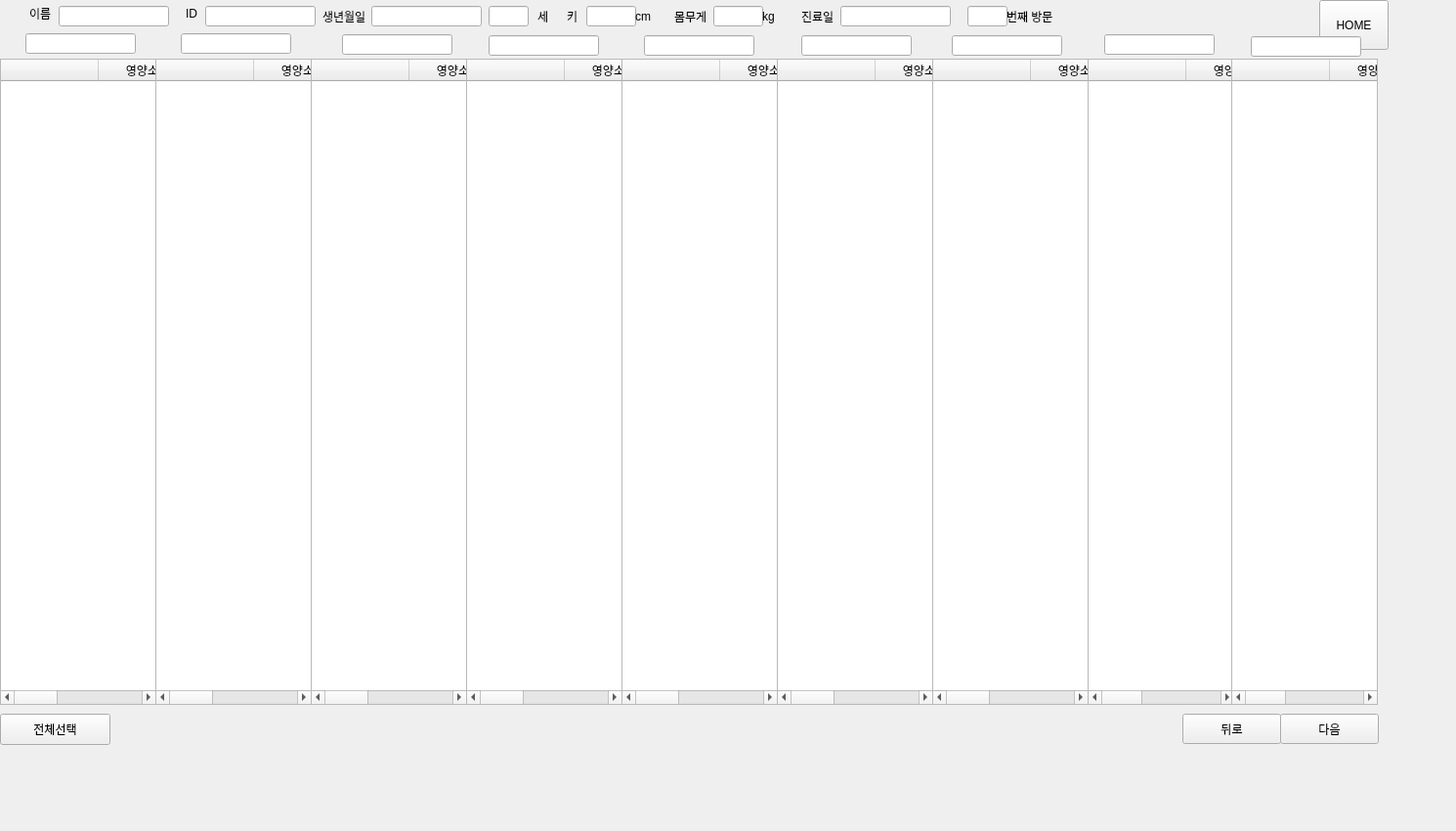
      <widget class="QWidget" name="page_4">
       <widget class="QWidget" name="widget_55" native="true">
        <property name="geometry">
         <rect>
          <x>-10</x>
          <y>0</y>
          <width>1481</width>
          <height>841</height>
         </rect>
        </property>
        <widget class="QTableWidget" name="tableWidget_nutrients1_4">
         <property name="geometry">
          <rect>
           <x>10</x>
           <y>60</y>
           <width>160</width>
           <height>661</height>
          </rect>
         </property>
         <property name="sizePolicy">
          <sizepolicy hsizetype="Expanding" vsizetype="Expanding">
           <horstretch>0</horstretch>
           <verstretch>0</verstretch>
          </sizepolicy>
         </property>
         <property name="sizeAdjustPolicy">
          <enum>QAbstractScrollArea::AdjustToContents</enum>
         </property>
         <column>
          <property name="text">
           <string/>
          </property>
         </column>
         <column>
          <property name="text">
           <string>영양소명</string>
          </property>
         </column>
         <column>
          <property name="text">
           <string>분류</string>
          </property>
         </column>
        </widget>
        <widget class="QWidget" name="widget_34" native="true">
         <property name="geometry">
          <rect>
           <x>10</x>
           <y>-4</y>
           <width>1191</width>
           <height>41</height>
          </rect>
         </property>
         <widget class="QLineEdit" name="lineEdit_name_4">
          <property name="geometry">
           <rect>
            <x>60</x>
            <y>10</y>
            <width>113</width>
            <height>21</height>
           </rect>
          </property>
          <property name="readOnly">
           <bool>true</bool>
          </property>
         </widget>
         <widget class="QLabel" name="label_29">
          <property name="geometry">
           <rect>
            <x>30</x>
            <y>10</y>
            <width>60</width>
            <height>16</height>
           </rect>
          </property>
          <property name="text">
           <string>이름</string>
          </property>
         </widget>
         <widget class="QLabel" name="label_76">
          <property name="geometry">
           <rect>
            <x>190</x>
            <y>10</y>
            <width>60</width>
            <height>16</height>
           </rect>
          </property>
          <property name="text">
           <string>ID</string>
          </property>
         </widget>
         <widget class="QLineEdit" name="lineEdit_ID_4">
          <property name="geometry">
           <rect>
            <x>210</x>
            <y>10</y>
            <width>113</width>
            <height>21</height>
           </rect>
          </property>
          <property name="readOnly">
           <bool>true</bool>
          </property>
         </widget>
         <widget class="QLabel" name="label_107">
          <property name="geometry">
           <rect>
            <x>330</x>
            <y>10</y>
            <width>60</width>
            <height>21</height>
           </rect>
          </property>
          <property name="text">
           <string>생년월일 </string>
          </property>
         </widget>
         <widget class="QLineEdit" name="lineEdit_age_4">
          <property name="geometry">
           <rect>
            <x>500</x>
            <y>10</y>
            <width>41</width>
            <height>21</height>
           </rect>
          </property>
          <property name="readOnly">
           <bool>true</bool>
          </property>
         </widget>
         <widget class="QLineEdit" name="lineEdit_weight_4">
          <property name="geometry">
           <rect>
            <x>730</x>
            <y>10</y>
            <width>51</width>
            <height>21</height>
           </rect>
          </property>
          <property name="readOnly">
           <bool>true</bool>
          </property>
         </widget>
         <widget class="QLabel" name="label_108">
          <property name="geometry">
           <rect>
            <x>820</x>
            <y>10</y>
            <width>60</width>
            <height>21</height>
           </rect>
          </property>
          <property name="text">
           <string>진료일</string>
          </property>
         </widget>
         <widget class="QLabel" name="label_109">
          <property name="geometry">
           <rect>
            <x>1030</x>
            <y>10</y>
            <width>60</width>
            <height>21</height>
           </rect>
          </property>
          <property name="text">
           <string>번째 방문</string>
          </property>
         </widget>
         <widget class="QLabel" name="label_110">
          <property name="geometry">
           <rect>
            <x>550</x>
            <y>10</y>
            <width>60</width>
            <height>21</height>
           </rect>
          </property>
          <property name="text">
           <string>세</string>
          </property>
         </widget>
         <widget class="QLabel" name="label_111">
          <property name="geometry">
           <rect>
            <x>690</x>
            <y>10</y>
            <width>60</width>
            <height>21</height>
           </rect>
          </property>
          <property name="text">
           <string>몸무게</string>
          </property>
         </widget>
         <widget class="QLabel" name="label_119">
          <property name="geometry">
           <rect>
            <x>580</x>
            <y>10</y>
            <width>60</width>
            <height>21</height>
           </rect>
          </property>
          <property name="text">
           <string>키</string>
          </property>
         </widget>
         <widget class="QLineEdit" name="lineEdit_height_4">
          <property name="geometry">
           <rect>
            <x>600</x>
            <y>10</y>
            <width>51</width>
            <height>21</height>
           </rect>
          </property>
          <property name="readOnly">
           <bool>true</bool>
          </property>
         </widget>
         <widget class="QLineEdit" name="lineEdit_nthVisit_4">
          <property name="geometry">
           <rect>
            <x>990</x>
            <y>10</y>
            <width>41</width>
            <height>21</height>
           </rect>
          </property>
          <property name="readOnly">
           <bool>true</bool>
          </property>
         </widget>
         <widget class="QLineEdit" name="lineEdit_birthdate_4">
          <property name="geometry">
           <rect>
            <x>380</x>
            <y>10</y>
            <width>113</width>
            <height>21</height>
           </rect>
          </property>
          <property name="readOnly">
           <bool>true</bool>
          </property>
         </widget>
         <widget class="QLineEdit" name="lineEdit_lastOfficeVisit_4">
          <property name="geometry">
           <rect>
            <x>860</x>
            <y>10</y>
            <width>113</width>
            <height>21</height>
           </rect>
          </property>
          <property name="readOnly">
           <bool>true</bool>
          </property>
         </widget>
         <widget class="QLabel" name="label_120">
          <property name="geometry">
           <rect>
            <x>650</x>
            <y>10</y>
            <width>60</width>
            <height>21</height>
           </rect>
          </property>
          <property name="text">
           <string>cm</string>
          </property>
         </widget>
         <widget class="QLabel" name="label_121">
          <property name="geometry">
           <rect>
            <x>780</x>
            <y>10</y>
            <width>60</width>
            <height>21</height>
           </rect>
          </property>
          <property name="text">
           <string>kg</string>
          </property>
         </widget>
        </widget>
        <widget class="QPushButton" name="btn_home_4">
         <property name="geometry">
          <rect>
           <x>1360</x>
           <y>0</y>
           <width>71</width>
           <height>51</height>
          </rect>
         </property>
         <property name="text">
          <string>HOME</string>
         </property>
        </widget>
        <widget class="QPushButton" name="btn_check_all_4">
         <property name="geometry">
          <rect>
           <x>10</x>
           <y>730</y>
           <width>113</width>
           <height>32</height>
          </rect>
         </property>
         <property name="text">
          <string>전체선택</string>
         </property>
        </widget>
        <widget class="QWidget" name="widget_66" native="true">
         <property name="geometry">
          <rect>
           <x>1120</x>
           <y>710</y>
           <width>311</width>
           <height>71</height>
          </rect>
         </property>
         <widget class="QPushButton" name="btn_back_4">
          <property name="geometry">
           <rect>
            <x>100</x>
            <y>20</y>
            <width>101</width>
            <height>31</height>
           </rect>
          </property>
          <property name="text">
           <string>뒤로</string>
          </property>
         </widget>
         <widget class="QPushButton" name="btn_next_4">
          <property name="geometry">
           <rect>
            <x>200</x>
            <y>20</y>
            <width>101</width>
            <height>31</height>
           </rect>
          </property>
          <property name="text">
           <string>다음</string>
          </property>
         </widget>
        </widget>
        <widget class="QLabel" name="label_145">
         <property name="geometry">
          <rect>
           <x>560</x>
           <y>42</y>
           <width>60</width>
           <height>16</height>
          </rect>
         </property>
         <property name="text">
          <string>비타민</string>
         </property>
        </widget>
        <widget class="QLabel" name="label_153">
         <property name="geometry">
          <rect>
           <x>820</x>
           <y>40</y>
           <width>60</width>
           <height>16</height>
          </rect>
         </property>
         <property name="text">
          <string/>
         </property>
        </widget>
        <widget class="QLabel" name="label_154">
         <property name="geometry">
          <rect>
           <x>860</x>
           <y>42</y>
           <width>91</width>
           <height>16</height>
          </rect>
         </property>
         <property name="text">
          <string>플라보노이드</string>
         </property>
        </widget>
        <widget class="QLabel" name="label_227">
         <property name="geometry">
          <rect>
           <x>1020</x>
           <y>42</y>
           <width>71</width>
           <height>16</height>
          </rect>
         </property>
         <property name="text">
          <string>카로테노이드</string>
         </property>
        </widget>
        <widget class="QTableWidget" name="tableWidget_nutrients2_4">
         <property name="geometry">
          <rect>
           <x>169</x>
           <y>60</y>
           <width>160</width>
           <height>661</height>
          </rect>
         </property>
         <property name="sizePolicy">
          <sizepolicy hsizetype="Expanding" vsizetype="Expanding">
           <horstretch>0</horstretch>
           <verstretch>0</verstretch>
          </sizepolicy>
         </property>
         <property name="sizeAdjustPolicy">
          <enum>QAbstractScrollArea::AdjustToContents</enum>
         </property>
         <column>
          <property name="text">
           <string/>
          </property>
         </column>
         <column>
          <property name="text">
           <string>영양소명</string>
          </property>
         </column>
         <column>
          <property name="text">
           <string>분류</string>
          </property>
         </column>
        </widget>
        <widget class="QTableWidget" name="tableWidget_nutrients3_4">
         <property name="geometry">
          <rect>
           <x>328</x>
           <y>60</y>
           <width>160</width>
           <height>661</height>
          </rect>
         </property>
         <property name="sizePolicy">
          <sizepolicy hsizetype="Expanding" vsizetype="Expanding">
           <horstretch>0</horstretch>
           <verstretch>0</verstretch>
          </sizepolicy>
         </property>
         <property name="sizeAdjustPolicy">
          <enum>QAbstractScrollArea::AdjustToContents</enum>
         </property>
         <column>
          <property name="text">
           <string/>
          </property>
         </column>
         <column>
          <property name="text">
           <string>영양소명</string>
          </property>
         </column>
         <column>
          <property name="text">
           <string>분류</string>
          </property>
         </column>
        </widget>
        <widget class="QTableWidget" name="tableWidget_nutrients4_4">
         <property name="geometry">
          <rect>
           <x>487</x>
           <y>60</y>
           <width>160</width>
           <height>661</height>
          </rect>
         </property>
         <property name="sizePolicy">
          <sizepolicy hsizetype="Expanding" vsizetype="Expanding">
           <horstretch>0</horstretch>
           <verstretch>0</verstretch>
          </sizepolicy>
         </property>
         <property name="sizeAdjustPolicy">
          <enum>QAbstractScrollArea::AdjustToContents</enum>
         </property>
         <column>
          <property name="text">
           <string/>
          </property>
         </column>
         <column>
          <property name="text">
           <string>영양소명</string>
          </property>
         </column>
         <column>
          <property name="text">
           <string>분류</string>
          </property>
         </column>
        </widget>
        <widget class="QTableWidget" name="tableWidget_nutrients5_4">
         <property name="geometry">
          <rect>
           <x>646</x>
           <y>60</y>
           <width>160</width>
           <height>661</height>
          </rect>
         </property>
         <property name="sizePolicy">
          <sizepolicy hsizetype="Expanding" vsizetype="Expanding">
           <horstretch>0</horstretch>
           <verstretch>0</verstretch>
          </sizepolicy>
         </property>
         <property name="sizeAdjustPolicy">
          <enum>QAbstractScrollArea::AdjustToContents</enum>
         </property>
         <column>
          <property name="text">
           <string/>
          </property>
         </column>
         <column>
          <property name="text">
           <string>영양소명</string>
          </property>
         </column>
         <column>
          <property name="text">
           <string>분류</string>
          </property>
         </column>
        </widget>
        <widget class="QTableWidget" name="tableWidget_nutrients6_4">
         <property name="geometry">
          <rect>
           <x>805</x>
           <y>60</y>
           <width>160</width>
           <height>661</height>
          </rect>
         </property>
         <property name="sizePolicy">
          <sizepolicy hsizetype="Expanding" vsizetype="Expanding">
           <horstretch>0</horstretch>
           <verstretch>0</verstretch>
          </sizepolicy>
         </property>
         <property name="sizeAdjustPolicy">
          <enum>QAbstractScrollArea::AdjustToContents</enum>
         </property>
         <column>
          <property name="text">
           <string/>
          </property>
         </column>
         <column>
          <property name="text">
           <string>영양소명</string>
          </property>
         </column>
         <column>
          <property name="text">
           <string>분류</string>
          </property>
         </column>
        </widget>
        <widget class="QTableWidget" name="tableWidget_nutrients7_4">
         <property name="geometry">
          <rect>
           <x>964</x>
           <y>60</y>
           <width>160</width>
           <height>661</height>
          </rect>
         </property>
         <property name="sizePolicy">
          <sizepolicy hsizetype="Expanding" vsizetype="Expanding">
           <horstretch>0</horstretch>
           <verstretch>0</verstretch>
          </sizepolicy>
         </property>
         <property name="sizeAdjustPolicy">
          <enum>QAbstractScrollArea::AdjustToContents</enum>
         </property>
         <column>
          <property name="text">
           <string/>
          </property>
         </column>
         <column>
          <property name="text">
           <string>영양소명</string>
          </property>
         </column>
         <column>
          <property name="text">
           <string>분류</string>
          </property>
         </column>
        </widget>
        <widget class="QTableWidget" name="tableWidget_nutrients8_4">
         <property name="geometry">
          <rect>
           <x>1123</x>
           <y>60</y>
           <width>151</width>
           <height>661</height>
          </rect>
         </property>
         <property name="sizePolicy">
          <sizepolicy hsizetype="Expanding" vsizetype="Expanding">
           <horstretch>0</horstretch>
           <verstretch>0</verstretch>
          </sizepolicy>
         </property>
         <property name="sizeAdjustPolicy">
          <enum>QAbstractScrollArea::AdjustToContents</enum>
         </property>
         <column>
          <property name="text">
           <string/>
          </property>
         </column>
         <column>
          <property name="text">
           <string>영양소명</string>
          </property>
         </column>
         <column>
          <property name="text">
           <string>분류</string>
          </property>
         </column>
        </widget>
        <widget class="QTableWidget" name="tableWidget_nutrients9_4">
         <property name="geometry">
          <rect>
           <x>1270</x>
           <y>60</y>
           <width>150</width>
           <height>661</height>
          </rect>
         </property>
         <property name="sizePolicy">
          <sizepolicy hsizetype="Expanding" vsizetype="Expanding">
           <horstretch>0</horstretch>
           <verstretch>0</verstretch>
          </sizepolicy>
         </property>
         <property name="sizeAdjustPolicy">
          <enum>QAbstractScrollArea::AdjustToContents</enum>
         </property>
         <column>
          <property name="text">
           <string/>
          </property>
         </column>
         <column>
          <property name="text">
           <string>영양소명</string>
          </property>
         </column>
         <column>
          <property name="text">
           <string>분류</string>
          </property>
         </column>
        </widget>
        <widget class="QLineEdit" name="lineEdit_cat1_4">
         <property name="geometry">
          <rect>
           <x>36</x>
           <y>34</y>
           <width>113</width>
           <height>21</height>
          </rect>
         </property>
         <property name="readOnly">
          <bool>true</bool>
         </property>
        </widget>
        <widget class="QLineEdit" name="lineEdit_cat2_4">
         <property name="geometry">
          <rect>
           <x>195</x>
           <y>34</y>
           <width>113</width>
           <height>21</height>
          </rect>
         </property>
         <property name="readOnly">
          <bool>true</bool>
         </property>
        </widget>
        <widget class="QLineEdit" name="lineEdit_cat3_4">
         <property name="geometry">
          <rect>
           <x>360</x>
           <y>35</y>
           <width>113</width>
           <height>21</height>
          </rect>
         </property>
         <property name="readOnly">
          <bool>true</bool>
         </property>
        </widget>
        <widget class="QLineEdit" name="lineEdit_cat4_4">
         <property name="geometry">
          <rect>
           <x>510</x>
           <y>36</y>
           <width>113</width>
           <height>21</height>
          </rect>
         </property>
         <property name="readOnly">
          <bool>true</bool>
         </property>
        </widget>
        <widget class="QLineEdit" name="lineEdit_cat5_4">
         <property name="geometry">
          <rect>
           <x>669</x>
           <y>36</y>
           <width>113</width>
           <height>21</height>
          </rect>
         </property>
         <property name="readOnly">
          <bool>true</bool>
         </property>
        </widget>
        <widget class="QLineEdit" name="lineEdit_cat6_4">
         <property name="geometry">
          <rect>
           <x>830</x>
           <y>36</y>
           <width>113</width>
           <height>21</height>
          </rect>
         </property>
         <property name="readOnly">
          <bool>true</bool>
         </property>
        </widget>
        <widget class="QLineEdit" name="lineEdit_cat7_4">
         <property name="geometry">
          <rect>
           <x>984</x>
           <y>36</y>
           <width>113</width>
           <height>21</height>
          </rect>
         </property>
         <property name="readOnly">
          <bool>true</bool>
         </property>
        </widget>
        <widget class="QLineEdit" name="lineEdit_cat8_4">
         <property name="geometry">
          <rect>
           <x>1140</x>
           <y>35</y>
           <width>113</width>
           <height>21</height>
          </rect>
         </property>
         <property name="readOnly">
          <bool>true</bool>
         </property>
        </widget>
        <widget class="QLineEdit" name="lineEdit_cat9_4">
         <property name="geometry">
          <rect>
           <x>1290</x>
           <y>37</y>
           <width>113</width>
           <height>21</height>
          </rect>
         </property>
         <property name="readOnly">
          <bool>true</bool>
         </property>
        </widget>
       </widget>
      </widget>
